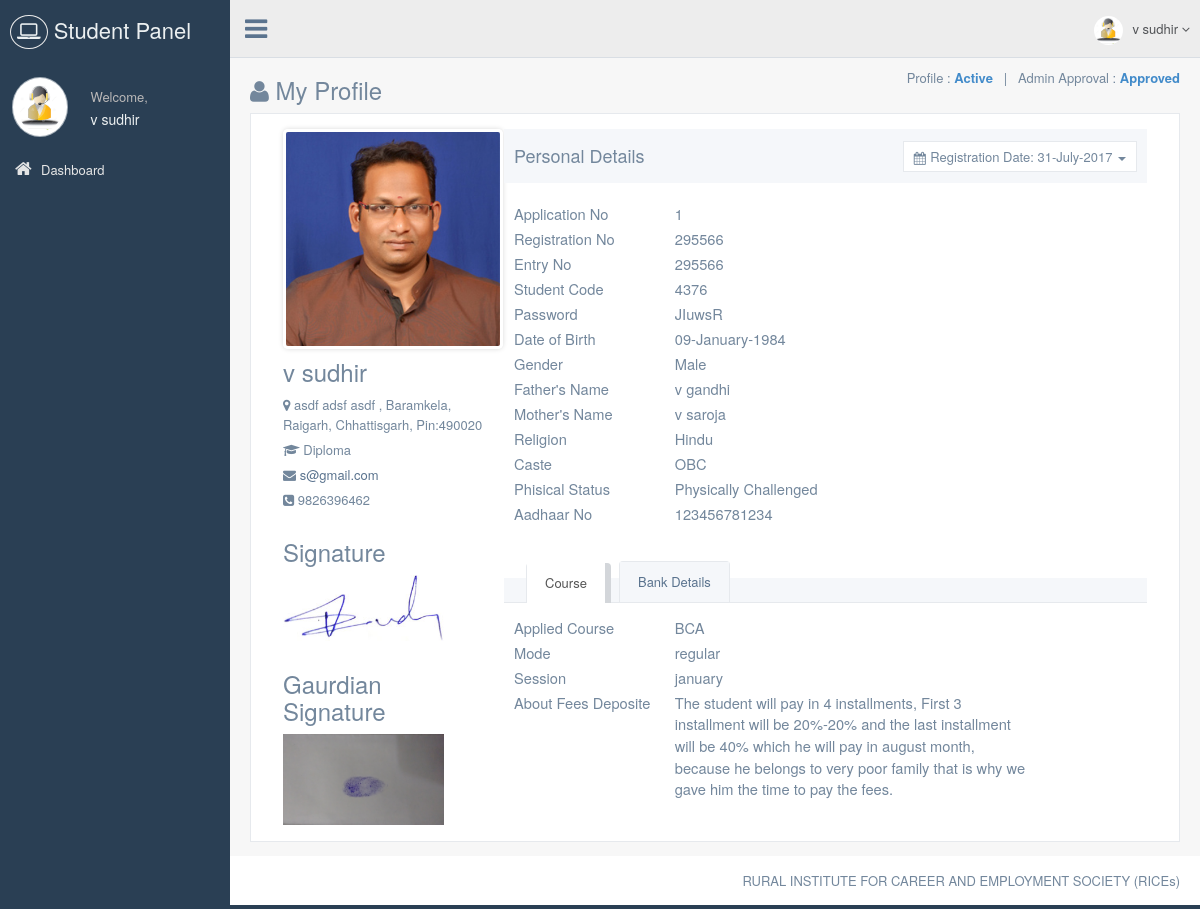
Screenshot of /studentpanel/my-profile.php (signed in) with the database file from the repository.
### tables this page shows
CREATE TABLE `student_master` (
  `Student_Id` int(11) NOT NULL,
  `Reg_Date` date NOT NULL,
  `Application_No` int(11) NOT NULL,
  `Student_Code` int(11) NOT NULL,
  `Password` varchar(50) NOT NULL,
  `Student_Name` varchar(75) NOT NULL,
  `DOB` date NOT NULL,
  `Gender` tinyint(4) NOT NULL,
  `Father_Name` varchar(75) NOT NULL,
  `Mother_Name` varchar(75) NOT NULL,
  `Religion` varchar(10) NOT NULL,
  `Caste` varchar(10) NOT NULL,
  `Phisical_Status` tinyint(4) NOT NULL,
  `Aadhaar_No` varchar(15) NOT NULL,
  `Education` varchar(15) NOT NULL,
  `Course_Id` smallint(6) NOT NULL,
  `Mode` varchar(15) NOT NULL,
  `Session` varchar(15) NOT NULL,
  `About_Fee_Deposite` text NOT NULL,
  `Block_Id` int(11) NOT NULL,
  `Address` varchar(300) NOT NULL,
  `Pincode` varchar(15) NOT NULL,
  `Contact_No` varchar(15) NOT NULL,
  `Email` varchar(50) NOT NULL,
  `Bank_Name` varchar(75) NOT NULL,
  `Account_No` varchar(30) NOT NULL,
  `Bank_Address` varchar(300) NOT NULL,
  `IFSC_Code` varchar(20) NOT NULL,
  `Photo` varchar(75) NOT NULL,
  `Signature` varchar(75) NOT NULL,
  `Gaurdian_Signature` varchar(75) NOT NULL,
  `CM_Id` smallint(6) NOT NULL,
  `Reference` varchar(75) NOT NULL,
  `Registration_No` int(11) NOT NULL,
  `Entry_No` int(11) NOT NULL,
  `Approval_Status` tinyint(4) NOT NULL,
  `Status` tinyint(4) NOT NULL
);

CREATE TABLE `block_master` (
  `Block_Id` int(11) NOT NULL,
  `Block_Name` varchar(50) NOT NULL,
  `District_Id` smallint(6) NOT NULL
);

CREATE TABLE `district_master` (
  `District_Id` smallint(6) NOT NULL,
  `State_Id` tinyint(4) NOT NULL,
  `District_Name` varchar(100) NOT NULL
);

CREATE TABLE `state_master` (
  `State_Id` tinyint(4) NOT NULL,
  `State_Name` varchar(100) NOT NULL
);

CREATE TABLE `course_master` (
  `Course_Id` smallint(6) NOT NULL,
  `Course_Name` varchar(50) NOT NULL,
  `Application_Fee` int(11) NOT NULL,
  `Learning_Fee` int(11) NOT NULL,
  `Registration_Fee` int(11) NOT NULL,
  `Exam_Fee` int(11) NOT NULL
);

### libraries/classes/DBConn.php (called while the page is built, shortened)
<?php
class DBConn  extends Conn {
	 function ExecuteQuery($userQuery)
	{
		$result= mysql_query($userQuery);
                $num_fields = mysql_num_fields($result);
				$obj = array();
				$x=1;
				while($row=mysql_fetch_array($result)){
				  for($j=0;$j<$num_fields;$j++){
					 $name = mysql_field_name($result, $j);
					 $obj[$x][$name]=$row[$name];
					}
					$x++;
					}
     return $obj;
	}
}
?>

### studentpanel/my-profile.php (the view, shortened to what this page needs)
<?php
require_once(PATH_STUDENT_INCLUDE.'/header.php');
require_once(PATH_LIBRARIES.'/classes/DBConn.php');
$db = new DBConn();
$GetStudentInfo = $db->ExecuteQuery("SELECT *, DATE_FORMAT(Reg_Date,'%d-%M-%Y') AS DOJ, DATE_FORMAT(DOB,'%d-%M-%Y') AS DateOfBirth , Block_Name, District_Name, State_Name, CASE WHEN Gender=1 THEN 'Male' ELSE 'Female' END Sex, CASE WHEN Phisical_Status=1 THEN 'Normal' ELSE 'Physically Challenged' END Phisical_Status, CASE WHEN Approval_Status=0 THEN 'Pending' ELSE 'Approved' END Approval_Status, CASE WHEN Status=0 THEN 'Blocked' ELSE 'Active' END Status, Entry_No
FROM student_master st
LEFT JOIN course_master c ON st.Course_Id = c.Course_Id
LEFT JOIN block_master b ON st.Block_Id = b.Block_Id
LEFT JOIN district_master d ON b.District_Id = d.District_Id
LEFT JOIN state_master s ON d.State_Id = s.State_Id
WHERE Student_Id='".$_SESSION['sid']."'");
?>
<div>
  <div class="page-title">
    <div class="title_left">
      <h3><i class="fa fa-user" aria-hidden="true"></i> My Profile</h3>
    </div>
    <div class="text-right">Profile : <span class="<?php echo $GetStudentInfo[1]['Status']=='Blocked'?'text-danger':'text-primary'?>"><strong><?php echo $GetStudentInfo[1]['Status']; ?></strong></span> &nbsp;&nbsp;|&nbsp;&nbsp; Admin Approval : <span class="<?php echo $GetStudentInfo[1]['Approval_Status']=='Pending'?'text-danger':'text-primary'?>"><strong><?php echo $GetStudentInfo[1]['Approval_Status']?></strong></span></div>
  </div>
  <div class="row">
    <div class="col-md-12 col-sm-12 col-xs-12">
      <div class="x_panel">
        <div class="x_content">
                  <div class="col-md-3 col-sm-3 col-xs-12 profile_left">
                    <div class="profile_img">
                      <div id="crop-avatar">
                        <div class="avatar-view" title="Change the avatar">
                          <img src="<?php echo PATH_DATA_IMAGE.'/student/'.$GetStudentInfo[1]['Photo']; ?>" alt="Avatar">
                        </div>
                      </div>
                    </div>
                    <h3><?php echo $GetStudentInfo[1]['Student_Name']; ?></h3>
                    <ul class="list-unstyled user_data">
                      <li><i class="fa fa-map-marker user-profile-icon"></i> <?php echo $GetStudentInfo[1]['Address'].', '. $GetStudentInfo[1]['Block_Name'].', '.$GetStudentInfo[1]['District_Name'].', '.$GetStudentInfo[1]['State_Name'].', Pin:'.$GetStudentInfo[1]['Pincode']; ?>
                      </li>
                      <li>
                        <i class="fa fa-briefcase fa fa-graduation-cap"></i> <?php echo $GetStudentInfo[1]['Education']; ?>
                      </li>
                      <li class="m-top-xs">
                        <i class="fa fa-external-link fa fa-envelope"></i>
                        <a href="mailTo:<?php echo $GetStudentInfo[1]['Email']; ?>"><?php echo $GetStudentInfo[1]['Email']; ?></a>
                      </li>
                      <li class="m-top-xs">
                        <i class="fa fa-phone-square"></i> <?php echo $GetStudentInfo[1]['Contact_No']; ?>
                      </li>
                    </ul>
                    <h3 class="sign-head">Signature</h3>
                    <div class="signature">
                      <img src="<?php echo PATH_DATA_IMAGE.'/student/student-sign/'.$GetStudentInfo[1]['Signature']; ?>" alt="Avatar">
                    </div>
                    <h3 class="sign-head">Gaurdian Signature</h3>
                    <div class="signature">
                      <img src="<?php echo PATH_DATA_IMAGE.'/student/gaurdian-sign/'.$GetStudentInfo[1]['Gaurdian_Signature']; ?>" alt="Avatar">
                    </div>
                  </div>
                  <div class="col-md-9 col-sm-9 col-xs-12">
                    <div class="profile_title">
                      <div class="col-md-6">
                        <h2>Personal Details</h2>
                      </div>
                      <div class="col-md-6">
                        <div id="reportrange" class="pull-right" style="margin-top: 5px; background: #fff; cursor: pointer; padding: 5px 10px; border: 1px solid #E6E9ED">
                          <i class="glyphicon glyphicon-calendar fa fa-calendar"></i>
                          <span>Registration Date: <?php echo $GetStudentInfo[1]['DOJ']; ?></span> <b class="caret"></b>
                        </div>
                      </div>
                    </div>
                    <div id="graph_bar" style="margin-top:20px;">
                    	<div class="data-row">
                        	<div class="col-sm-3">Application No</div>
                            <div class="col-sm-7"><?php echo $GetStudentInfo[1]['Application_No']; ?></div>
                        </div>
                        <div class="data-row">
                        	<div class="col-sm-3">Registration No</div>
                            <div class="col-sm-7"><?php echo $GetStudentInfo[1]['Registration_No']==0?'Not Generated':$GetStudentInfo[1]['Registration_No']; ?></div>
                        </div>
                        <div class="data-row">
                        	<div class="col-sm-3">Entry No</div>
                            <div class="col-sm-7"><?php echo $GetStudentInfo[1]['Entry_No']==0?'Not Generated':$GetStudentInfo[1]['Registration_No']; ?></div>
                        </div>
                        <div class="data-row">
                        	<div class="col-sm-3">Student Code</div>
                            <div class="col-sm-7"><?php echo $GetStudentInfo[1]['Student_Code']; ?></div>
                        </div>
                        <div class="data-row">
                        	<div class="col-sm-3">Password</div>
                            <div class="col-sm-7"><?php echo $GetStudentInfo[1]['Password']; ?></div>
                        </div>
                        <div class="data-row">
                        	<div class="col-sm-3">Date of Birth</div>
                            <div class="col-sm-7"><?php echo $GetStudentInfo[1]['DateOfBirth']; ?></div>
                        </div>
                        <div class="data-row">
                        	<div class="col-sm-3">Gender</div>
                            <div class="col-sm-7"><?php echo $GetStudentInfo[1]['Sex']; ?></div>
                        </div>
                        <div class="data-row">
                        	<div class="col-sm-3">Father's Name</div>
                            <div class="col-sm-7"><?php echo $GetStudentInfo[1]['Father_Name']; ?></div>
                        </div>
                        <div class="data-row">
                        	<div class="col-sm-3">Mother's Name</div>
                            <div class="col-sm-7"><?php echo $GetStudentInfo[1]['Mother_Name']; ?></div>
                        </div>
                        <div class="data-row">
                        	<div class="col-sm-3">Religion</div>
                            <div class="col-sm-7"><?php echo $GetStudentInfo[1]['Religion']; ?></div>
                        </div>
                        <div class="data-row">
                        	<div class="col-sm-3">Caste</div>
                            <div class="col-sm-7"><?php echo $GetStudentInfo[1]['Caste']; ?></div>
                        </div>
                        <div class="data-row">
                        	<div class="col-sm-3">Phisical Status</div>
                            <div class="col-sm-7"><?php echo $GetStudentInfo[1]['Phisical_Status']; ?></div>
                        </div>
                        <div class="data-row">
                        	<div class="col-sm-3">Aadhaar No</div>
                            <div class="col-sm-7"><?php echo $GetStudentInfo[1]['Aadhaar_No']; ?></div>
                        </div>
                    </div>
                    <div class="" role="tabpanel" data-example-id="togglable-tabs" style="margin-top:50px;">
                      <ul id="myTab" class="nav nav-tabs bar_tabs" role="tablist">
                        <li role="presentation" class="active"><a href="#tab_content3" role="tab" id="profile-tab2" data-toggle="tab" aria-expanded="false">Course</a>
                        </li>
                        <li role="presentation" class=""><a href="#tab_content2" role="tab" id="profile-tab" data-toggle="tab" aria-expanded="false">Bank Details</a>
                        </li>
                      </ul>
                      <div id="myTabContent" class="tab-content">
                      	<div role="tabpanel" class="tab-pane fade active in" id="tab_content3" aria-labelledby="profile-tab">
                          <div>
                          	<div class="data-row">
                                <div class="col-sm-3">Applied Course</div>
                                <div class="col-sm-7"><?php echo $GetStudentInfo[1]['Course_Name']; ?></div>
                            </div>
                            <div class="data-row">
                                <div class="col-sm-3">Mode</div>
                                <div class="col-sm-7"><?php echo $GetStudentInfo[1]['Mode']; ?></div>
                            </div>
                            <div class="data-row">
                                <div class="col-sm-3">Session</div>
                                <div class="col-sm-7"><?php echo $GetStudentInfo[1]['Session']; ?></div>
                            </div>
                            <div class="data-row">
                                <div class="col-sm-3">About Fees Deposite</div>
                                <div class="col-sm-7"><?php echo $GetStudentInfo[1]['About_Fee_Deposite']; ?></div>
                            </div>
                            <div class="clearfix"></div>
                          </div>
                        </div>
                      </div>
                    </div>
                  </div>
                </div>
      </div>
    </div>
  </div>
</div>
<?php
require_once(PATH_STUDENT_INCLUDE.'/footer.php');
?>

### rows the page displays
student_master: Photo (picture), Student_Name "v sudhir", Address "asdf adsf asdf", Block_Id.Block_Name "Baramkela", district_master.District_Name "Raigarh", state_master.State_Name "Chhattisgarh", Pincode "490020", Education "Diploma", Email "s@gmail.com", Contact_No "9826396462", Signature (picture), Gaurdian_Signature (picture), Application_No "1", Registration_No "295566", Student_Code "4376", Password "JIuwsR", Father_Name "v gandhi", Mother_Name "v saroja", Religion "Hindu", Caste "OBC", Aadhaar_No "123456781234", Course_Id.Course_Name "BCA", Mode "regular", Session "january", About_Fee_Deposite "The student will pay in 4 installments, First 3 installment will be 20%-20% and the last installment will be 40% which he will pay in august month, because he belongs to very poor family that is why we gave him the time to pay the fees."

### other values shown
$_SESSION['sname'] "v sudhir"
$GetStudentInfo[1]['Status'] "Active"
$GetStudentInfo[1]['Approval_Status'] "Approved"
$GetStudentInfo[1]['DOJ'] "31-July-2017"
$GetStudentInfo[1]['DateOfBirth'] "09-January-1984"
$GetStudentInfo[1]['Sex'] "Male"
$GetStudentInfo[1]['Phisical_Status'] "Physically Challenged"
